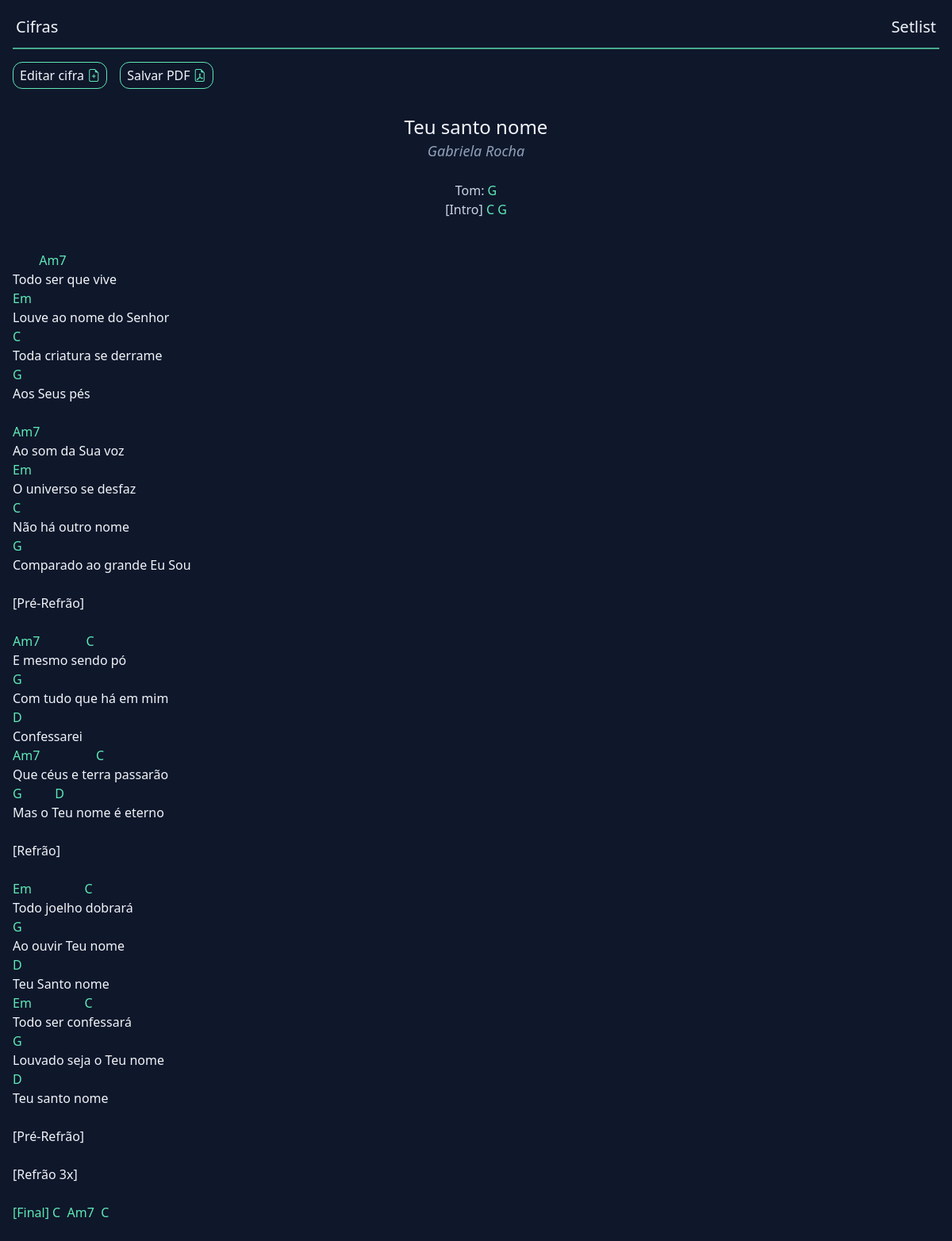
The page /cifra?id=1 on the database its author committed.
### tables this page shows
CREATE TABLE "chords"(
	id integer primary key,
  nome varchar(255),
  artista varchar(255),
  tom varchar(1),
  intro varchar(10),
  cifra text
);

### helpers.php (called while the page is built, shortened)
<?php
function view($view, $data = [])
{
    require "views/template/app.php";
}

### controllers/cifra.controller.php (called while the page is built)
<?php
$id = $_REQUEST['id'];
$cifra = $database
    ->query(
        "select * from chords where id = :id",
        Chord::class,
        ['id' => $id]
    )
    ->fetch();
view('cifra', ['cifra' => $cifra]);

### rotas.php (called while the page is built, shortened)
<?php
$controller = str_replace('/', '', parse_url($_SERVER['REQUEST_URI'])['path']);
require "controllers/{$controller}.controller.php";

### index.php (called while the page is built, shortened)
<?php
require "database.php";
require "helpers.php";
require "rotas.php";

### database.php (called while the page is built, shortened)
<?php
class Database
{
    private $db;
    public function __construct()
    {
        $this->db = new PDO("sqlite:database.sqlite");
    }
    public function query(string $query, $class = null, array $params = [])
    {
        $prepare = $this->db->prepare($query);
        if ($class) {
            $prepare->setFetchMode(PDO::FETCH_CLASS, $class);
        }
        $prepare->execute($params);
        return $prepare;
    }
}
$database = new Database();

### views/cifra.view.php (the view)
<div class="flex ml-4">
    <div class="group flex mt-4">
        <a
            href="/editar-cifra?id=<?= $cifra->id ?>"
            class="border-1 border-emerald-300 group-active:border-cyan-300 px-2 py-1 rounded-xl">
            Editar cifra
            <i class="bi bi-file-earmark-plus text-emerald-300 group-active:text-cyan-300"></i>
        </a>
    </div>
    <div class="group flex mt-4 px-4">
        <a
            href="/salvar-pdf?id=<?= $cifra->id ?>"
            class="border-1 border-emerald-300 group-active:border-cyan-300 px-2 py-1 rounded-xl">
            Salvar PDF
            <i class="bi bi-file-earmark-pdf text-emerald-300 group-active:text-cyan-300"></i>
        </a>
    </div>
</div>
<div class="flex flex-col mt-4">
    <div class="flex flex-col mx-auto justify-center items-center">
        <h1 class="text-2xl text-slate-100"><?= $cifra->nome ?></h1>
        <h2 class="text-lg text-slate-400 italic"><?= $cifra->artista ?></h2>
        <p class="text-md text-slate-300"><?= $cifra->tom ?></p>
        <p class="text-md text-slate-300"><?= $cifra->intro ?></p>
    </div>
    <div class="ml-4 mt-4 whitespace-pre leading-normal">
        <?php echo $cifra->cifra ?>
    </div>
</div>

### rows shown on the page
chords: nome "Teu santo nome", artista "Gabriela Rocha", tom "Tom: G", intro "[Intro] C G", cifra "Am7 Todo ser que vive Em Louve ao nome do Senhor C Toda criatura se derrame G Aos Seus pés Am7 Ao som da Sua voz Em O universo se desfaz C Não há outro nome G Comparado ao grande Eu Sou [Pré-Refrão] Am7 C E mesmo sendo pó G Com tudo que há em mim D Confessarei Am7 C Que céus e terra passarão G D Mas o Teu nome é eterno [Refrão] Em C Todo joelho dobrará G Ao ouvir Teu nome D Teu Santo nome Em C Todo ser confessará G Louvado seja o Teu nome D Teu santo nome [Pré-Refrão] [Refrão 3x] [Final] C Am7 C"
